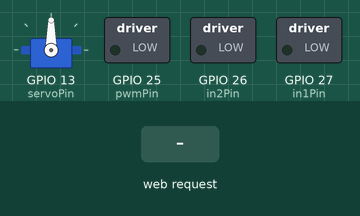
The sketch below on a simulated ESP32. On the bench: servo, switched loads named in the sketch (green lamp = pin HIGH). The test bench sets the inputs (shaded band). WiFi joins after 1.5 s; servers stay silent unless stated; what the sketch prints to the serial monitor is not drawn.

Above: at 3.2 s.
3.3 s: HTTP request GET /servo?direction=left1 received
At 4.5 s:
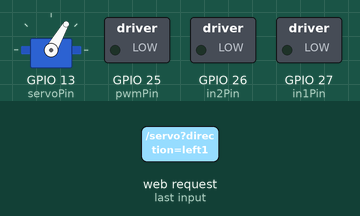
4.8 s: HTTP request GET /servo?direction=left2 received
At 5.6 s:
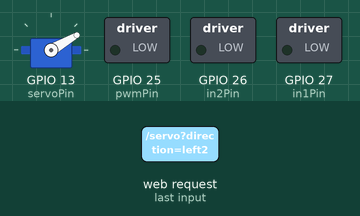
6.3 s: HTTP request GET /servo?direction=right1 received
At 6.8 s:
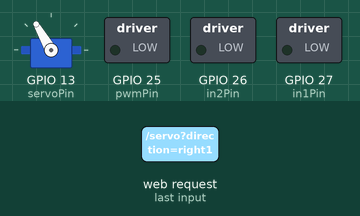
7.8 s: HTTP request GET /servo?direction=right2 received
At 9.0 s:
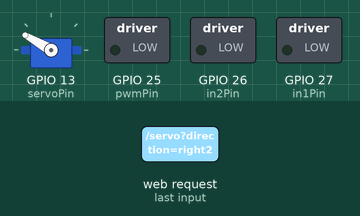
9.3 s: HTTP request GET /servo?direction=1 received
At 10.2 s:
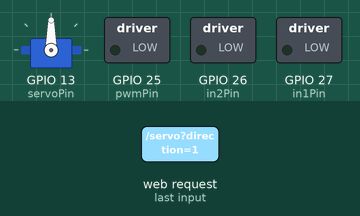
Timing chart, 0 to 11.8 s (numbered marks = the images above; inputs shaded):
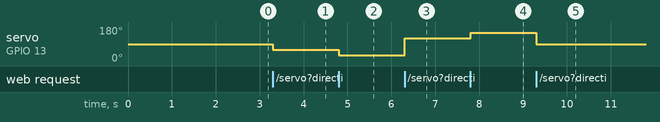

The sketch:

raji.ino
```cpp
/*
参考：
https://zenn.dev/arsaga/articles/e651ce6a4e75e4   サーボ
https://qiita.com/maominionbsk54/items/e5fbdc52f51b11abbea3   超音波
https://akizukidenshi.com/goodsaffix/TB67H450FNG_datasheet_ja_20190401.pdf モタドラ
なお、PWMの信号は4番のVREFピンに入れるらしい byまっつー
*/


#include <WiFi.h>
#include <ESPAsyncWebServer.h>
#include <Servo.h>
#include <NewPing.h>  // 超音波センサーのライブラリ

// Wi-Fi SSIDとパスワード
const char* ssid = "your_SSID";
const char* password = "your_PASSWORD";

// サーボモーターの設定
Servo servo;
const int servoPin = 13;
int servoPos = 90;  // 初期位置は90度(中央)

// モータードライバー(TB67H450FNG)の設定
const int in1Pin = 27;
const int in2Pin = 26;
const int pwmPin = 25; // PWMピン

// 超音波センサーの設定
#define TRIGGER_PIN 33
#define ECHO_PIN 32
#define MAX_DISTANCE 200  // 最大距離(cm)
NewPing sonar(TRIGGER_PIN, ECHO_PIN, MAX_DISTANCE);

// 距離制限
const int distanceThreshold = 10;

// Webサーバーのインスタンス
AsyncWebServer server(80);

// サーボモーターを制御する関数
void controlServo(String direction) {
  if (direction == "left1") {
    servoPos = 60;
  } else if (direction == "left2") {
    servoPos = 30;
  } else if (direction == "right1") {
    servoPos = 120;
  } else if (direction == "right2") {
    servoPos = 150;
  } else {
    servoPos = 90;  // 中央
  }
  servo.write(servoPos);
}

// DCモーターの制御関数
void controlMotor(String direction, String speed) {
  int motorSpeed = (speed == "Fast") ? 255 : (speed == "Slow") ? 150 : 0;

  if (direction == "Front") {
    int distance = sonar.ping_cm();  // 物体との距離を測定
    if (distance == 0 || distance < distanceThreshold) {
      Serial.println("Object too close! Can't move forward.");
      motorSpeed = 0;  // 前進禁止
    } else {
      digitalWrite(in1Pin, HIGH);
      digitalWrite(in2Pin, LOW);  // 正転
    }
  } else if (direction == "Back") {
    digitalWrite(in1Pin, LOW);
    digitalWrite(in2Pin, HIGH);  // 逆転
  } else {
    digitalWrite(in1Pin, LOW);
    digitalWrite(in2Pin, LOW);  // ストップ
  }

  // PWM出力
  ledcWrite(pwmPin, motorSpeed); // PWM出力を設定
}

void setup() {
  Serial.begin(115200);

  // Wi-Fi接続
  WiFi.begin(ssid, password);
  while (WiFi.status() != WL_CONNECTED) {
    delay(1000);
    Serial.println("Connecting to WiFi...");
  }
  Serial.println("Connected to WiFi");

  // サーボモーターの初期化
  servo.attach(servoPin);
  controlServo("center");

  // DCモーターの初期化
  pinMode(in1Pin, OUTPUT);
  pinMode(in2Pin, OUTPUT);
  ledcSetup(0, 5000, 8); // PWM設定 (チャンネル0, 周波数5kHz, 分解能8ビット)
  ledcAttachPin(pwmPin, 0); // PWMピンをチャンネル0にアタッチ
  ledcWrite(0, 0);  // 初期速度は0

  // Webサーバールートハンドラー
  server.on("/servo", HTTP_GET, [](AsyncWebServerRequest *request){
    if (request->hasParam("direction")) {
      String direction = request->getParam("direction")->value();
      controlServo(direction);
      request->send(200, "text/plain", "Servo direction: " + direction);
    } else {
      request->send(400, "text/plain", "Parameter 'direction' is missing");
    }
  });

  server.on("/motor", HTTP_GET, [](AsyncWebServerRequest *request){
    if (request->hasParam("direction") && request->hasParam("speed")) {
      String direction = request->getParam("direction")->value();
      String speed = request->getParam("speed")->value();
      controlMotor(direction, speed);
      request->send(200, "text/plain", "Motor direction: " + direction + ", speed: " + speed);
    } else {
      request->send(400, "text/plain", "Parameters 'direction' or 'speed' are missing");
    }
  });

  // サーバー開始
  server.begin();
}

void loop() {
  // 必要に応じてメインループに処理を追加
}
```

Measured:
- after the input at 3.3 s, servo on GPIO 13 (servoPin): 90° → 60° at once
- after the input at 4.8 s, servo on GPIO 13 (servoPin): 60° → 30° at once
- after the input at 6.3 s, servo on GPIO 13 (servoPin): 30° → 120° at once
- after the input at 7.8 s, servo on GPIO 13 (servoPin): 120° → 150° at once
- after the input at 9.3 s, servo on GPIO 13 (servoPin): 150° → 90° at once
